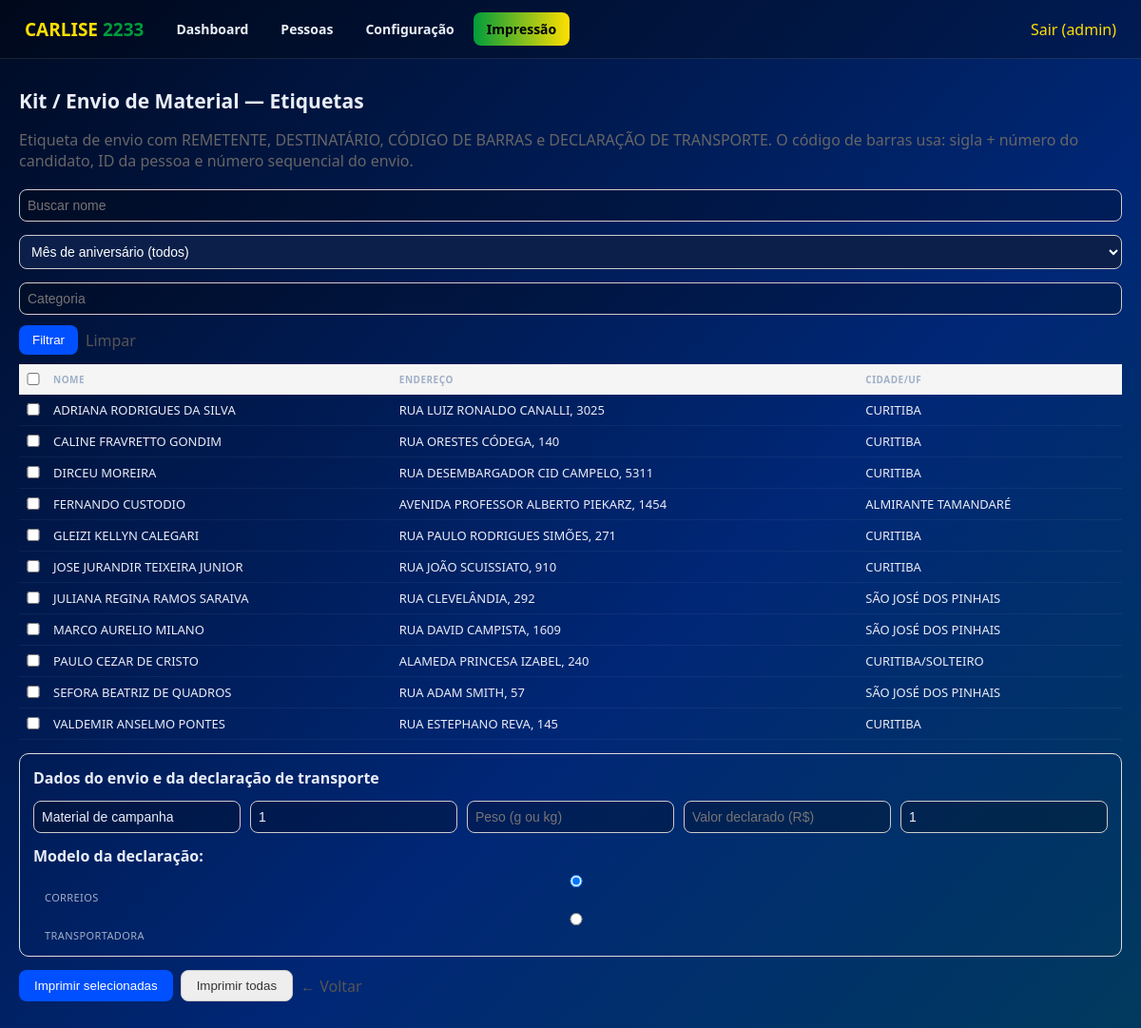
Screenshot of /impressao/kit (signed in) with the database file from the repository.
### tables this page shows
CREATE TABLE candidato (
    id INTEGER PRIMARY KEY AUTOINCREMENT,
    nome_completo TEXT DEFAULT '',
    nome_urna TEXT DEFAULT '',
    cnpj TEXT DEFAULT '',
    cpf TEXT DEFAULT '',
    cargo TEXT DEFAULT 'Deputada Federal',
    numero_candidatura TEXT DEFAULT '',
    partido TEXT DEFAULT '',
    sigla_partido TEXT DEFAULT '',
    coligacao TEXT DEFAULT '',
    municipio TEXT DEFAULT '',
    uf TEXT DEFAULT 'PR',
    data_nascimento TEXT DEFAULT '',
    email TEXT DEFAULT '',
    telefone TEXT DEFAULT '',
    site TEXT DEFAULT '',
    biografia TEXT DEFAULT '',
    ativo INTEGER DEFAULT 1,
    data_cadastro TEXT DEFAULT (datetime('now'))
, comite_endereco TEXT DEFAULT '', comite_telefone TEXT DEFAULT '', comite_cep TEXT DEFAULT '', comite_numero TEXT DEFAULT '', comite_bairro TEXT DEFAULT '', comite_cidade TEXT DEFAULT '', comite_uf TEXT DEFAULT '');

CREATE TABLE pessoas (id INTEGER PRIMARY KEY AUTOINCREMENT, nome TEXT, cpf TEXT UNIQUE, tipo TEXT, funcao TEXT, tratamento TEXT, nascimento TEXT, telefone TEXT, celular TEXT, email TEXT, estado_civil TEXT, endereco TEXT, numero TEXT, bairro TEXT, municipio TEXT, cep TEXT, titulo_eleitor TEXT, zona TEXT, secao TEXT, observacoes TEXT, rg TEXT, complemento TEXT, local_votacao TEXT, data_aniversario TEXT DEFAULT '', demandas TEXT DEFAULT '', categoria TEXT DEFAULT '', observacao TEXT DEFAULT '');

### app.py (the view, shortened to what this page needs)
@app.route("/impressao/kit", methods=["GET","POST"])
@login_obrigatorio
def impressao_kit():
    _impr_garante_colunas()
    mapa = _impr_mapa_pessoas()
    pessoas = _impr_pessoas_filtra(request)
    return render_template("impressao_kits.html", cand=candidato_ativo(),
                           pessoas=pessoas, mapa=mapa)

### app.py (called while the page is built)
def conectar():
    if USAR_PG:
        import psycopg2
        return psycopg2.connect(URL)
    conn = sqlite3.connect(os.path.join(BASE_DIR, "sistema.db"))
    conn.row_factory = sqlite3.Row
    conn.execute("PRAGMA foreign_keys=ON")
    return conn

def get_db():
    if "conn" not in g:
        g.conn = conectar()
    return g.conn

@app.teardown_appcontext
def fechar(exc):
    conn = g.pop("conn", None)
    if conn is not None:
        try:
            conn.commit() if not exc else conn.rollback()
        except Exception:
            pass
        try:
            conn.close()
        except Exception:
            pass

def prep(sql):
    return sql.replace("%s", "?") if not USAR_PG else sql

def executar(sql, params=()):
    cur = get_db().cursor()
    cur.execute(prep(sql), tuple(params))
    return cur

def listar(sql, params=()):
    cur = executar(sql, params)
    linhas = cur.fetchall()
    if not linhas:
        return []
    if isinstance(linhas[0], dict):
        return [dict(l) for l in linhas]
    if hasattr(linhas[0], "keys"):
        return [dict(l) for l in linhas]
    cols = [d[0] for d in cur.description]
    return [dict(zip(cols, l)) for l in linhas]

def buscar(sql, params=()):
    linhas = listar(sql, params)
    return linhas[0] if linhas else None

def login_obrigatorio(f):
    @wraps(f)
    def env(*a, **k):
        if not session.get("user"):
            return redirect(url_for("login"))
        return f(*a, **k)
    return env

def candidato_ativo():
    try:
        return buscar("SELECT * FROM candidato WHERE ativo=1 ORDER BY id DESC LIMIT 1")
    except Exception:
        return None

@app.context_processor
def injeta_candidato():
    return {"cand": candidato_ativo()}

def _impr_conn():
    conn = _sq.connect(_IMPR_BD)
    conn.row_factory = _sq.Row
    return conn

def _impr_rows(sql, params=()):
    conn = _impr_conn()
    try:
        return conn.execute(sql, params).fetchall()
    finally:
        conn.close()

def _impr_cols(tabela):
    try:
        return [r["name"] for r in _impr_rows("PRAGMA table_info(" + tabela + ")")]
    except Exception:
        return []

def _impr_val(r, mapa, campo):
    col = mapa.get(campo)
    if not col:
        return ""
    try:
        v = r[col]
    except Exception:
        return ""
    return str(v) if v is not None else ""

### templates/impressao_kits.html (shortened to what this page needs)
{% extends "base.html" %}
{% block conteudo %}
<div style="padding:10px 0">
<h1>Kit / Envio de Material &mdash; Etiquetas</h1>
<p style="color:#666">Etiqueta de envio com REMETENTE, DESTINAT&#193;RIO, C&#211;DIGO DE BARRAS e DECLARA&#199;&#195;O DE TRANSPORTE. O c&#243;digo de barras usa: sigla + n&#250;mero do candidato, ID da pessoa e n&#250;mero sequencial do envio.</p>
<form method="get" action="/impressao/kit" style="display:flex;flex-wrap:wrap;gap:8px;margin:10px 0">
  <input type="text" name="busca" value="{{ request.args.get('busca','') }}" placeholder="Buscar nome" style="padding:8px;border-radius:8px;border:1px solid #ccc">
  <select name="mes" style="padding:8px;border-radius:8px;border:1px solid #ccc">
    <option value="">M&#234;s de anivers&#225;rio (todos)</option>
  </select>
  <input type="text" name="categoria" value="{{ request.args.get('categoria','') }}" placeholder="Categoria" style="padding:8px;border-radius:8px;border:1px solid #ccc">
  <button type="submit" style="background:#0050FF;color:#fff;padding:8px 14px;border-radius:8px;border:none;cursor:pointer">Filtrar</button>
  <a href="/impressao/kit" style="align-self:center;color:#555">Limpar</a>
</form>
<form method="post" action="/impressao/kit">
  <table style="width:100%;border-collapse:collapse;font-size:13px">
    <tr style="background:#f5f5f5">
      <th style="padding:6px;width:30px;text-align:left"><input type="checkbox" onchange="marcar_todas(this)"></th>
      <th style="padding:6px;text-align:left">Nome</th>
      <th style="padding:6px;text-align:left">Endere&#231;o</th>
      <th style="padding:6px;text-align:left">Cidade/UF</th>
    </tr>
    {% for p in pessoas %}
    <tr style="border-top:1px solid #eee">
      <td style="padding:6px"><input type="checkbox" class="chk-p" name="ids" value="{{ p.id }}"></td>
      <td style="padding:6px">{{ (p[mapa.nome] if mapa.nome else '') or '-' }}</td>
      <td style="padding:6px">{{ (p[mapa.endereco] if mapa.endereco else '') or '' }}{% if mapa.numero and p[mapa.numero] %}, {{ p[mapa.numero] }}{% endif %}</td>
      <td style="padding:6px">{{ (p[mapa.cidade] if mapa.cidade else '') or '' }}{% if mapa.uf and p[mapa.uf] %}/{{ p[mapa.uf] }}{% endif %}</td>
    </tr>
    {% else %}
    <tr><td colspan="4" style="padding:14px;color:#999">Nenhuma pessoa encontrada.</td></tr>
    {% endfor %}
  </table>
  <div style="border:1px solid #ddd;border-radius:10px;padding:14px;margin-top:14px">
    <strong>Dados do envio e da declara&#231;&#227;o de transporte</strong>
    <div style="display:flex;flex-wrap:wrap;gap:10px;margin-top:10px">
      <input type="text" name="conteudo" value="Material de campanha" style="flex:1;min-width:180px;padding:8px;border-radius:8px;border:1px solid #ccc" placeholder="Conte&#250;do">
      <input type="text" name="quantidade" value="1" style="flex:1;min-width:90px;padding:8px;border-radius:8px;border:1px solid #ccc" placeholder="Qtd./volumes">
      <input type="text" name="peso" value="" style="flex:1;min-width:110px;padding:8px;border-radius:8px;border:1px solid #ccc" placeholder="Peso (g ou kg)">
      <input type="text" name="valor" value="" style="flex:1;min-width:120px;padding:8px;border-radius:8px;border:1px solid #ccc" placeholder="Valor declarado (R$)">
      <input type="text" name="seq" value="1" style="flex:1;min-width:110px;padding:8px;border-radius:8px;border:1px solid #ccc" placeholder="Sequencial inicial">
    </div>
    <div style="margin-top:10px">
      <strong>Modelo da declara&#231;&#227;o:</strong>
      <label style="margin-left:12px"><input type="radio" name="modelo" value="correios" checked> Correios</label>
      <label style="margin-left:12px"><input type="radio" name="modelo" value="transportadora"> Transportadora</label>
    </div>
  </div>
  <div style="margin-top:14px;display:flex;gap:8px">
    <button type="submit" style="background:#0050FF;color:#fff;padding:8px 16px;border-radius:8px;border:none;cursor:pointer">Imprimir selecionadas</button>
    <button type="submit" name="todas" value="1" style="background:#eee;color:#333;padding:8px 16px;border-radius:8px;border:1px solid #ccc;cursor:pointer">Imprimir todas</button>
    <a href="/impressao" style="align-self:center;color:#555">&larr; Voltar</a>
  </div>
</form>
</div>
{% endblock %}

### templates/base.html (shortened to what this page needs)
<!doctype html>
<html lang="pt-BR">
<head>
<link rel="stylesheet" href="/static/estilo.css">
</head>
<body>
{% if session.get('user') %}
<header class="topo">
  <div class="logo"><b>{{ (cand.nome_urna or 'CARLISE').split(' ')[0] }}</b> <span>{{ cand.numero_candidatura or '2233' }}</span></div>
  <nav class="menu">
    <a href="/" class="{{ 'ativo' if request.path == '/' else '' }}">Dashboard</a>
    <a href="/pessoas" class="{{ 'ativo' if request.path.startswith('/pessoas') else '' }}">Pessoas</a> <a href="/configuracao" class="{{ 'ativo' if request.path.startswith('/configuracao') else '' }}">Configura&#231;&#227;o</a> <a href="/impressao" class="{{ 'ativo' if request.path.startswith('/impressao') else '' }}">Impress&#227;o</a>
  </nav>
  <a class="sair" href="/sair">Sair ({{ session.get('user') }})</a>
</header>
{% endif %}
<div class="container">
{% block conteudo %}{% endblock %}
</div>
</body>
</html>

### static/estilo.css (style rules this page uses)
:root { --navy:#002776;--navy2:#000b24;--verde:#009C3B;--amarelo:#FFDF00; --texto:#e8eef7;--cinza:#9fb0c7;--card:rgba(255,255,255,.05);--borda:rgba(255,255,255,.10) }
* { box-sizing:border-box }
body { margin:0;font-family:Segoe UI,Arial,sans-serif;color:var(--texto); background:linear-gradient(135deg,var(--navy2),var(--navy) 60%,#013a5e);min-height:100vh }
a { color:var(--amarelo);text-decoration:none }
.topo { display:flex;align-items:center;gap:20px;padding:13px 26px;background:rgba(0,0,0,.25); border-bottom:1px solid var(--borda);flex-wrap:wrap }
.logo { font-weight:800;font-size:19px }
.logo b { color:var(--amarelo) }
.logo span { color:var(--verde) }
.menu { display:flex;gap:6px;flex-wrap:wrap }
.menu a { padding:8px 14px;border-radius:8px;color:var(--texto);font-weight:600;font-size:14px }
.menu a.ativo,.menu a:hover { background:linear-gradient(90deg,var(--verde),var(--amarelo));color:#000 }
.sair { margin-left:auto }
.container { max-width:1200px;margin:0 auto;padding:20px }
h1 { font-size:21px;margin:0 0 4px }
table { width:100%;border-collapse:collapse;font-size:13px }
th { text-align:left;color:var(--cinza);text-transform:uppercase;font-size:10px;letter-spacing:.5px; padding:7px;border-bottom:1px solid var(--borda) }
td { padding:7px;border-bottom:1px solid rgba(255,255,255,.05) }
input,select,textarea { width:100%;padding:8px 10px;border-radius:8px;border:1px solid var(--borda); background:rgba(0,0,0,.25);color:var(--texto);font-size:14px;margin:3px 0 }
label { display:block;font-size:11px;color:var(--cinza);margin-top:6px;text-transform:uppercase;letter-spacing:.4px }
select, select option { background-color: #0b1f4a; color: #ffffff; }
select { border: 1px solid rgba(255,255,255,0.15); }

### rows the page displays
candidato: nome_urna "CARLISE", numero_candidatura "2233"
pessoas: nome "ADRIANA RODRIGUES DA SILVA", endereco "RUA LUIZ RONALDO CANALLI", numero "3025", municipio "CURITIBA"
pessoas: nome "CALINE FRAVRETTO GONDIM", endereco "RUA ORESTES CÓDEGA", numero "140", municipio "CURITIBA"
pessoas: nome "DIRCEU MOREIRA", endereco "RUA DESEMBARGADOR CID CAMPELO", numero "5311", municipio "CURITIBA"
pessoas: nome "FERNANDO CUSTODIO", endereco "AVENIDA PROFESSOR ALBERTO PIEKARZ", numero "1454", municipio "ALMIRANTE TAMANDARÉ"
pessoas: nome "GLEIZI KELLYN CALEGARI", endereco "RUA PAULO RODRIGUES SIMÕES", numero "271", municipio "CURITIBA"
pessoas: nome "JOSE JURANDIR TEIXEIRA JUNIOR", endereco "RUA JOÃO SCUISSIATO", numero "910", municipio "CURITIBA"
pessoas: nome "JULIANA REGINA RAMOS SARAIVA", endereco "RUA CLEVELÂNDIA", numero "292", municipio "SÃO JOSÉ DOS PINHAIS"
pessoas: nome "MARCO AURELIO MILANO", endereco "RUA DAVID CAMPISTA", numero "1609", municipio "SÃO JOSÉ DOS PINHAIS"
pessoas: nome "PAULO CEZAR DE CRISTO", endereco "ALAMEDA PRINCESA IZABEL", numero "240", municipio "CURITIBA", estado_civil "SOLTEIRO"
pessoas: nome "SEFORA BEATRIZ DE QUADROS", endereco "RUA ADAM SMITH", numero "57", municipio "SÃO JOSÉ DOS PINHAIS"
pessoas: nome "VALDEMIR ANSELMO PONTES", endereco "RUA ESTEPHANO REVA", numero "145", municipio "CURITIBA"

### other values shown
{{ session.get('user') }} "admin"
